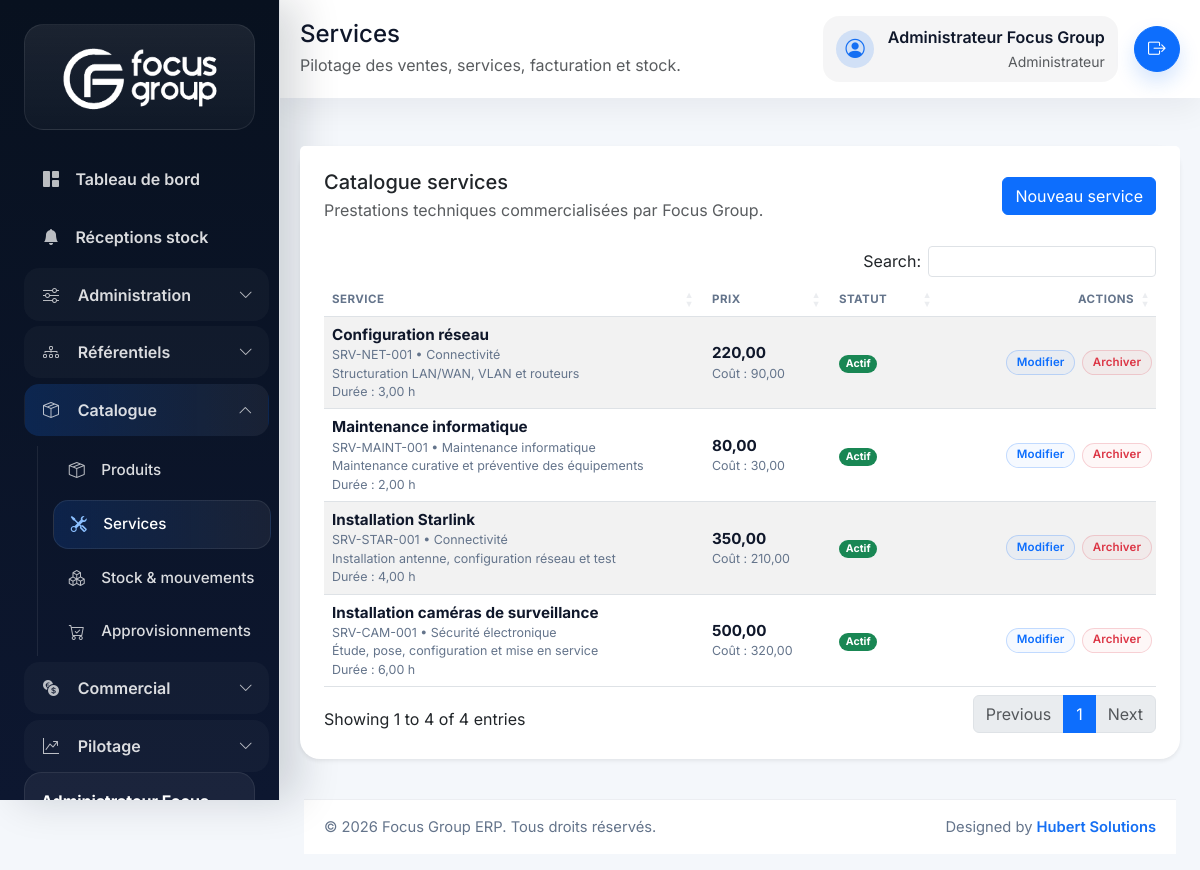
The page /index.php/services (signed in) on the database its author committed.
### tables this page shows
CREATE TABLE services (
    id BIGINT UNSIGNED AUTO_INCREMENT PRIMARY KEY,
    category_id BIGINT UNSIGNED NOT NULL,
    code VARCHAR(50) NOT NULL UNIQUE,
    name VARCHAR(150) NOT NULL,
    description TEXT NULL,
    unit_price DECIMAL(18,2) NOT NULL DEFAULT 0,
    estimated_cost DECIMAL(18,2) NOT NULL DEFAULT 0,
    duration_hours DECIMAL(10,2) NULL,
    is_active TINYINT(1) NOT NULL DEFAULT 1,
    deleted_at DATETIME NULL,
    created_at DATETIME NOT NULL DEFAULT CURRENT_TIMESTAMP,
    updated_at DATETIME NOT NULL DEFAULT CURRENT_TIMESTAMP ON UPDATE CURRENT_TIMESTAMP,
    CONSTRAINT fk_services_category FOREIGN KEY (category_id) REFERENCES categories(id)
);

CREATE TABLE categories (
    id BIGINT UNSIGNED AUTO_INCREMENT PRIMARY KEY,
    type ENUM('product', 'service', 'mixed') NOT NULL DEFAULT 'product',
    name VARCHAR(120) NOT NULL,
    description VARCHAR(255) NULL,
    deleted_at DATETIME NULL,
    created_at DATETIME NOT NULL DEFAULT CURRENT_TIMESTAMP,
    updated_at DATETIME NOT NULL DEFAULT CURRENT_TIMESTAMP ON UPDATE CURRENT_TIMESTAMP,
    UNIQUE KEY uq_categories_type_name (type, name)
);

### app/Core/Controller.php (called while the page is built, shortened)
<?php
class Controller
{
    public function render(string $view, array $data = [], string $layout = 'app'): void
    {
        extract($data, EXTR_SKIP);
        $viewFile = view_path($view);
        require $viewFile;
    }
}

### app/Controllers/ServiceController.php (called while the page is built, shortened)
<?php
final class ServiceController extends Controller
{
    public function index(): void
    {
        $this->render('services.index', [
            'pageTitle' => 'Services',
            'services' => (new Service())->all(),
        ]);
    }
}

### app/Core/Router.php (called while the page is built, shortened)
<?php
final class Router
{
    private array $routes = [];
    private function addRoute(string $method, string $uri, array $action, array $middleware = []): void
    {
        $this->routes[$method][$this->normalizePath($uri)] = [
            'action' => $action,
            'middleware' => $middleware,
        ];
    }
    public function dispatch(string $method, string $uri): void
    {
        $path = $this->normalizeRequestUri($uri);
        $route = $this->routes[$method][$path] ?? null;
        try {
            [$controllerClass, $controllerMethod] = $route['action'];
            $controller = new $controllerClass();
            $controller->{$controllerMethod}();
        } catch (Throwable $throwable) {
            http_response_code(500);
            $this->renderError(500, 'Erreur interne', $throwable->getMessage());
        }
    }
    private function normalizeRequestUri(string $uri): string
    {
        $path = parse_url($uri, PHP_URL_PATH) ?: '/';
        if ($path === '/index.php') {
            $path = '/';
        } elseif (str_starts_with($path, '/index.php/')) {
            $path = substr($path, strlen('/index.php')) ?: '/';
        }
        return $this->normalizePath($path);
    }
    private function normalizePath(string $path): string
    {
        $path = '/' . trim($path, '/');
        return $path === '//' ? '/' : (rtrim($path, '/') ?: '/');
    }
}

### index.php (called while the page is built, shortened)
<?php
$appConfig = require __DIR__ . '/config/app.php';
require __DIR__ . '/app/Helpers/functions.php';
$router = new Router();
$router->dispatch($_SERVER['REQUEST_METHOD'] ?? 'GET', $_SERVER['REQUEST_URI'] ?? '/');

### app/Helpers/functions.php (called while the page is built, shortened)
<?php
if (!function_exists('config')) {
    function config(?string $key = null, mixed $default = null): mixed
    {
        $config = $GLOBALS['config'] ?? [];
        $segments = explode('.', $key);
        $value = $config;
        foreach ($segments as $segment) {
            $value = $value[$segment];
        }
        return $value;
    }
}
if (!function_exists('url')) {
    function url(string $path = ''): string
    {
        $baseUrl = rtrim((string) config('app.base_url', ''), '/');
        $path = '/' . ltrim($path, '/');
        $routePrefix = rtrim((string) config('app.route_prefix', ''), '/');
        if (str_starts_with($path, '/public/')) {
            return ($baseUrl === '' ? '' : $baseUrl) . $path;
        }
        $prefix = $routePrefix === '' ? '' : $routePrefix;
        return ($baseUrl === '' ? '' : $baseUrl) . $prefix . $path;
    }
}
if (!function_exists('e')) {
    function e(?string $value): string
    {
        return htmlspecialchars((string) $value, ENT_QUOTES, 'UTF-8');
    }
}
if (!function_exists('user_has_role')) {
    function user_has_role(array|string $roles): bool
    {
        return Auth::hasRole($roles);
    }
}
if (!function_exists('user_is_admin')) {
    function user_is_admin(): bool
    {
        return user_has_role('administrateur');
    }
}

### app/Models/Service.php (called while the page is built, shortened)
<?php
final class Service extends Model
{
    public function all(): array
    {
        $sql = 'SELECT s.*, c.name AS category_name
                FROM services s
                INNER JOIN categories c ON c.id = s.category_id
                WHERE s.deleted_at IS NULL
                ORDER BY s.id DESC';
        return $this->db->query($sql)->fetchAll();
    }
}

### app/Core/Session.php (called while the page is built, shortened)
<?php
final class Session
{
    public static function get(string $key, mixed $default = null): mixed
    {
        $segments = explode('.', $key);
        $value = $_SESSION;
        foreach ($segments as $segment) {
            $value = $value[$segment];
        }
        return $value;
    }
}

### app/Core/Auth.php (called while the page is built, shortened)
<?php
final class Auth
{
    public static function user(): ?array
    {
        $user = Session::get('auth.user');
        return is_array($user) ? $user : null;
    }
    public static function hasRole(array|string $roles): bool
    {
        $roles = (array) $roles;
        $currentRole = self::user()['role_code'] ?? null;
        return $currentRole !== null && in_array($currentRole, $roles, true);
    }
}

### app/Views/services/index.php (the view, shortened to what this page needs)
<div class="card border-0 shadow-sm">
    <div class="card-header bg-white border-0 pt-4 px-4 d-flex justify-content-between align-items-center">
        <div>
            <h3 class="h5 mb-1">Catalogue services</h3>
            <p class="text-muted mb-0">Prestations techniques commercialisées par Focus Group.</p>
        </div>
        <a href="<?= e(url('/services/create')); ?>" class="btn btn-primary">Nouveau service</a>
    </div>
    <div class="card-body px-4 pb-4">
        <div class="table-responsive">
            <table class="table table-striped align-middle js-datatable">
                <thead>
                    <tr>
                        <th>Service</th>
                        <th>Prix</th>
                        <th data-mobile-hidden="true">Statut</th>
                        <th class="text-end">Actions</th>
                    </tr>
                </thead>
                <tbody>
                    <?php foreach ($services as $service): ?>
                        <tr>
                            <td>
                                <div class="table-cell-stack">
                                    <div class="table-cell-main"><?= e($service['name']); ?></div>
                                    <div class="table-cell-meta"><?= e($service['code']); ?> • <?= e($service['category_name']); ?></div>
                                    <div class="table-cell-meta"><?= e($service['description'] ?: 'Sans description'); ?></div>
                                    <?php if ($service['duration_hours'] !== null): ?>
                                        <div class="table-cell-meta">Durée : <?= e(number_format((float) $service['duration_hours'], 2, ',', ' ') . ' h'); ?></div>
                                    <?php endif; ?>
                                </div>
                            </td>
                            <td>
                                <div class="table-cell-stack">
                                    <div class="table-cell-main"><?= e(number_format((float) $service['unit_price'], 2, ',', ' ')); ?></div>
                                    <div class="table-cell-meta">Coût : <?= e(number_format((float) $service['estimated_cost'], 2, ',', ' ')); ?></div>
                                </div>
                            </td>
                            <td><span class="badge rounded-pill <?= (int) $service['is_active'] === 1 ? 'text-bg-success' : 'text-bg-secondary'; ?>"><?= (int) $service['is_active'] === 1 ? 'Actif' : 'Inactif'; ?></span></td>
                            <td class="text-end">
                                <?php if (user_is_admin()): ?>
                                    <div class="table-actions">
                                        <a href="<?= e(url('/services/edit?id=' . $service['id'])); ?>" class="btn btn-sm btn-outline-primary table-action-btn">Modifier</a>
                                        <form method="post" action="<?= e(url('/services/delete')); ?>" onsubmit="return confirm('Archiver ce service ?');">
                                            <button type="submit" class="btn btn-sm btn-outline-danger table-action-btn">Archiver</button>
                                        </form>
                                    </div>
                                <?php else: ?>
                                    <span class="text-muted small">Lecture seule</span>
                                <?php endif; ?>
                            </td>
                        </tr>
                    <?php endforeach; ?>
                </tbody>
            </table>
        </div>
    </div>
</div>

### public/assets/css/app.css (style rules this page uses)
:root { --fg-primary: #156ff3; --fg-primary-dark: #0c56c9; --fg-primary-soft: rgba(21, 111, 243, 0.16); --fg-dark: #0f172a; --fg-muted: #64748b; --fg-soft: #f8fafc; --fg-sidebar: #08111f; --fg-sidebar-soft: #0f1d36; }
body { font-family: 'Inter', sans-serif; background: #f4f7fb; color: var(--fg-dark); }
.card { border-radius: 1.25rem; }
.table thead th { color: var(--fg-muted); font-size: 0.72rem; text-transform: uppercase; letter-spacing: 0.04em; }
.table tbody td { vertical-align: middle; font-size: 0.88rem; line-height: 1.35; }
.table-cell-stack { display: flex; flex-direction: column; gap: 0.15rem; }
.table-cell-main { font-size: 0.95rem; font-weight: 700; color: var(--fg-dark); line-height: 1.3; }
.table-cell-meta { font-size: 0.78rem; color: var(--fg-muted); line-height: 1.3; }
.table-actions { display: inline-flex; align-items: center; justify-content: flex-end; flex-wrap: wrap; gap: 0.4rem; }
.table-action-btn { padding: 0.28rem 0.62rem; border-radius: 999px; font-size: 0.72rem; font-weight: 600; line-height: 1.2; letter-spacing: 0.01em; box-shadow: none !important; }
.table-action-btn.btn-outline-primary { color: #0d6efd; border-color: rgba(13, 110, 253, 0.22); background: rgba(13, 110, 253, 0.04); }
.table-action-btn.btn-outline-danger { color: #dc3545; border-color: rgba(220, 53, 69, 0.2); background: rgba(220, 53, 69, 0.04); }

### rows shown on the page
services: name "Configuration réseau", code "SRV-NET-001", category.name "Connectivité", description "Structuration LAN/WAN, VLAN et routeurs", duration_hours "3,00 h", unit_price "220,00", estimated_cost "90,00", is_active "Actif"
services: name "Maintenance informatique", code "SRV-MAINT-001", category.name "Maintenance informatique", description "Maintenance curative et préventive des équipements", duration_hours "2,00 h", unit_price "80,00", estimated_cost "30,00", is_active "Actif"
services: name "Installation Starlink", code "SRV-STAR-001", category.name "Connectivité", description "Installation antenne, configuration réseau et test", duration_hours "4,00 h", unit_price "350,00", estimated_cost "210,00", is_active "Actif"
services: name "Installation caméras de surveillance", code "SRV-CAM-001", category.name "Sécurité électronique", description "Étude, pose, configuration et mise en service", duration_hours "6,00 h", unit_price "500,00", estimated_cost "320,00", is_active "Actif"

### other values the page prints
$pageTitle "Services"
app_scope_description() "Pilotage des ventes, services, facturation et stock."
$currentUser['full_name'] "Administrateur Focus Group"
$currentUser['role_name'] "Administrateur"
config('app.name') "Focus Group ERP"
